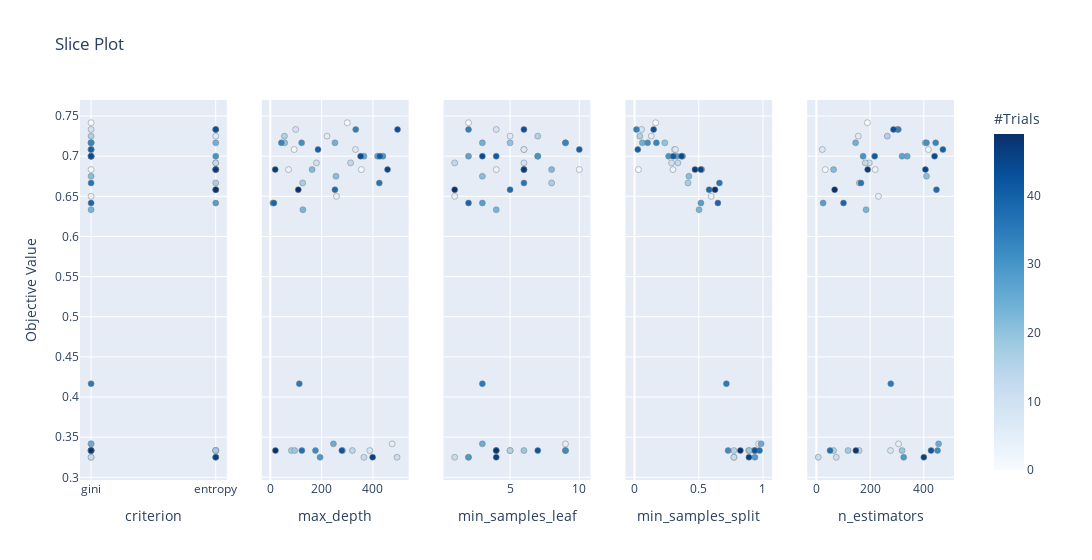

Write notebook code for a chart like this one.
### Code cell
optuna.visualization.plot_slice(study)

### Figure 1 — Plotly figure (JSON) as saved in the notebook; plotly's stock layout.template omitted (floating-point values rounded to 4 significant figures)
{"data": [{"marker": {"color": [0, 1, 2, 3, 4, 5, 6, 7, 8, 9, 10, 11, 12, 13, 14, 15, 16, 17, 18, 19, 20, 21, 22, 23, 24, 25, 26, 27, 28, 29, 30, 31, 32, 33, 34, 35, 36, 37, 38, 39, 40, 41, 42, 43, 44, 45, 46, 47, 48, 49], "colorbar": {"title": {"text": "#Trials"}, "x": 1, "xpad": 40}, "colorscale": [[0, "rgb(247,251,255)"], [0.125, "rgb(222,235,247)"], [0.25, "rgb(198,219,239)"], [0.375, "rgb(158,202,225)"], [0.5, "rgb(107,174,214)"], [0.625, "rgb(66,146,198)"], [0.75, "rgb(33,113,181)"], [0.875, "rgb(8,81,156)"], [1, "rgb(8,48,107)"]], "line": {"color": "Grey", "width": 0.5}, "showscale": true}, "mode": "markers", "showlegend": false, "type": "scatter", "x": ["gini", "gini", "gini", "entropy", "gini", "gini", "entropy", "gini", "entropy", "gini", "entropy", "gini", "gini", "entropy", "entropy", "entropy", "gini", "entropy", "entropy", "gini", "gini", "gini", "entropy", "gini", "entropy", "gini", "gini", "gini", "entropy", "entropy", "entropy", "gini", "gini", "gini", "entropy", "gini", "gini", "gini", "entropy", "gini", "gini", "gini", "gini", "entropy", "gini", "entropy", "entropy", "entropy", "gini", "entropy"], "xaxis": "x", "y": [0.7417, 0.6833, 0.7083, 0.6833, 0.65, 0.3417, 0.725, 0.7083, 0.3333, 0.7333, 0.6917, 0.325, 0.325, 0.6917, 0.3333, 0.3333, 0.725, 0.6667, 0.3333, 0.3333, 0.7167, 0.675, 0.6833, 0.6333, 0.7167, 0.3417, 0.7, 0.7, 0.6417, 0.325, 0.7, 0.7167, 0.3333, 0.7167, 0.7333, 0.4167, 0.6667, 0.3333, 0.6583, 0.6417, 0.7083, 0.7, 0.3333, 0.7333, 0.7, 0.6833, 0.325, 0.6833, 0.3333, 0.6583], "yaxis": "y"}, {"marker": {"color": [0, 1, 2, 3, 4, 5, 6, 7, 8, 9, 10, 11, 12, 13, 14, 15, 16, 17, 18, 19, 20, 21, 22, 23, 24, 25, 26, 27, 28, 29, 30, 31, 32, 33, 34, 35, 36, 37, 38, 39, 40, 41, 42, 43, 44, 45, 46, 47, 48, 49], "colorbar": {"title": {"text": "#Trials"}, "x": 1, "xpad": 40}, "colorscale": [[0, "rgb(247,251,255)"], [0.125, "rgb(222,235,247)"], [0.25, "rgb(198,219,239)"], [0.375, "rgb(158,202,225)"], [0.5, "rgb(107,174,214)"], [0.625, "rgb(66,146,198)"], [0.75, "rgb(33,113,181)"], [0.875, "rgb(8,81,156)"], [1, "rgb(8,48,107)"]], "line": {"color": "Grey", "width": 0.5}, "showscale": false}, "mode": "markers", "showlegend": false, "type": "scatter", "x": [300, 355, 93, 71, 258, 475, 221, 332, 388, 99, 180, 494, 365, 313, 320, 282, 55, 126, 82, 95, 56, 256, 163, 127, 252, 246, 365, 418, 10, 194, 439, 122, 176, 43, 333, 113, 425, 123, 252, 14, 186, 427, 279, 496, 352, 457, 399, 19, 20, 109], "xaxis": "x2", "y": [0.7417, 0.6833, 0.7083, 0.6833, 0.65, 0.3417, 0.725, 0.7083, 0.3333, 0.7333, 0.6917, 0.325, 0.325, 0.6917, 0.3333, 0.3333, 0.725, 0.6667, 0.3333, 0.3333, 0.7167, 0.675, 0.6833, 0.6333, 0.7167, 0.3417, 0.7, 0.7, 0.6417, 0.325, 0.7, 0.7167, 0.3333, 0.7167, 0.7333, 0.4167, 0.6667, 0.3333, 0.6583, 0.6417, 0.7083, 0.7, 0.3333, 0.7333, 0.7, 0.6833, 0.325, 0.6833, 0.3333, 0.6583], "yaxis": "y2"}, {"marker": {"color": [0, 1, 2, 3, 4, 5, 6, 7, 8, 9, 10, 11, 12, 13, 14, 15, 16, 17, 18, 19, 20, 21, 22, 23, 24, 25, 26, 27, 28, 29, 30, 31, 32, 33, 34, 35, 36, 37, 38, 39, 40, 41, 42, 43, 44, 45, 46, 47, 48, 49], "colorbar": {"title": {"text": "#Trials"}, "x": 1, "xpad": 40}, "colorscale": [[0, "rgb(247,251,255)"], [0.125, "rgb(222,235,247)"], [0.25, "rgb(198,219,239)"], [0.375, "rgb(158,202,225)"], [0.5, "rgb(107,174,214)"], [0.625, "rgb(66,146,198)"], [0.75, "rgb(33,113,181)"], [0.875, "rgb(8,81,156)"], [1, "rgb(8,48,107)"]], "line": {"color": "Grey", "width": 0.5}, "showscale": false}, "mode": "markers", "showlegend": false, "type": "scatter", "x": [2, 10, 6, 4, 1, 9, 5, 6, 9, 4, 6, 2, 1, 1, 5, 5, 7, 8, 9, 6, 5, 3, 8, 4, 3, 3, 7, 2, 3, 2, 7, 9, 9, 9, 2, 3, 6, 4, 5, 2, 10, 4, 7, 6, 3, 6, 4, 6, 4, 1], "xaxis": "x3", "y": [0.7417, 0.6833, 0.7083, 0.6833, 0.65, 0.3417, 0.725, 0.7083, 0.3333, 0.7333, 0.6917, 0.325, 0.325, 0.6917, 0.3333, 0.3333, 0.725, 0.6667, 0.3333, 0.3333, 0.7167, 0.675, 0.6833, 0.6333, 0.7167, 0.3417, 0.7, 0.7, 0.6417, 0.325, 0.7, 0.7167, 0.3333, 0.7167, 0.7333, 0.4167, 0.6667, 0.3333, 0.6583, 0.6417, 0.7083, 0.7, 0.3333, 0.7333, 0.7, 0.6833, 0.325, 0.6833, 0.3333, 0.6583], "yaxis": "y3"}, {"marker": {"color": [0, 1, 2, 3, 4, 5, 6, 7, 8, 9, 10, 11, 12, 13, 14, 15, 16, 17, 18, 19, 20, 21, 22, 23, 24, 25, 26, 27, 28, 29, 30, 31, 32, 33, 34, 35, 36, 37, 38, 39, 40, 41, 42, 43, 44, 45, 46, 47, 48, 49], "colorbar": {"title": {"text": "#Trials"}, "x": 1, "xpad": 40}, "colorscale": [[0, "rgb(247,251,255)"], [0.125, "rgb(222,235,247)"], [0.25, "rgb(198,219,239)"], [0.375, "rgb(158,202,225)"], [0.5, "rgb(107,174,214)"], [0.625, "rgb(66,146,198)"], [0.75, "rgb(33,113,181)"], [0.875, "rgb(8,81,156)"], [1, "rgb(8,48,107)"]], "line": {"color": "Grey", "width": 0.5}, "showscale": false}, "mode": "markers", "showlegend": false, "type": "scatter", "x": [0.1645, 0.03038, 0.3112, 0.2992, 0.5965, 0.966, 0.1308, 0.3186, 0.9401, 0.05478, 0.2881, 0.7745, 0.7736, 0.3376, 0.8883, 0.7733, 0.04111, 0.4163, 0.9304, 0.8936, 0.2357, 0.4232, 0.5236, 0.5023, 0.06096, 0.9858, 0.3741, 0.3276, 0.517, 0.9374, 0.2654, 0.1022, 0.7287, 0.17, 0.01501, 0.7151, 0.661, 0.9733, 0.5811, 0.649, 0.0253, 0.3015, 0.9368, 0.1487, 0.3659, 0.5162, 0.8911, 0.4709, 0.8244, 0.6267], "xaxis": "x4", "y": [0.7417, 0.6833, 0.7083, 0.6833, 0.65, 0.3417, 0.725, 0.7083, 0.3333, 0.7333, 0.6917, 0.325, 0.325, 0.6917, 0.3333, 0.3333, 0.725, 0.6667, 0.3333, 0.3333, 0.7167, 0.675, 0.6833, 0.6333, 0.7167, 0.3417, 0.7, 0.7, 0.6417, 0.325, 0.7, 0.7167, 0.3333, 0.7167, 0.7333, 0.4167, 0.6667, 0.3333, 0.6583, 0.6417, 0.7083, 0.7, 0.3333, 0.7333, 0.7, 0.6833, 0.325, 0.6833, 0.3333, 0.6583], "yaxis": "y4"}, {"marker": {"color": [0, 1, 2, 3, 4, 5, 6, 7, 8, 9, 10, 11, 12, 13, 14, 15, 16, 17, 18, 19, 20, 21, 22, 23, 24, 25, 26, 27, 28, 29, 30, 31, 32, 33, 34, 35, 36, 37, 38, 39, 40, 41, 42, 43, 44, 45, 46, 47, 48, 49], "colorbar": {"title": {"text": "#Trials"}, "x": 1, "xpad": 40}, "colorscale": [[0, "rgb(247,251,255)"], [0.125, "rgb(222,235,247)"], [0.25, "rgb(198,219,239)"], [0.375, "rgb(158,202,225)"], [0.5, "rgb(107,174,214)"], [0.625, "rgb(66,146,198)"], [0.75, "rgb(33,113,181)"], [0.875, "rgb(8,81,156)"], [1, "rgb(8,48,107)"]], "line": {"color": "Grey", "width": 0.5}, "showscale": false}, "mode": "markers", "showlegend": false, "type": "scatter", "x": [190, 33, 417, 219, 231, 306, 156, 22, 276, 301, 197, 74, 7, 182, 159, 64, 264, 160, 118, 319, 405, 410, 64, 185, 146, 455, 338, 319, 25, 325, 174, 410, 451, 444, 305, 277, 166, 51, 447, 101, 471, 217, 427, 287, 440, 406, 400, 191, 147, 68], "xaxis": "x5", "y": [0.7417, 0.6833, 0.7083, 0.6833, 0.65, 0.3417, 0.725, 0.7083, 0.3333, 0.7333, 0.6917, 0.325, 0.325, 0.6917, 0.3333, 0.3333, 0.725, 0.6667, 0.3333, 0.3333, 0.7167, 0.675, 0.6833, 0.6333, 0.7167, 0.3417, 0.7, 0.7, 0.6417, 0.325, 0.7, 0.7167, 0.3333, 0.7167, 0.7333, 0.4167, 0.6667, 0.3333, 0.6583, 0.6417, 0.7083, 0.7, 0.3333, 0.7333, 0.7, 0.6833, 0.325, 0.6833, 0.3333, 0.6583], "yaxis": "y5"}], "layout": {"title": {"text": "Slice Plot"}, "width": 1500, "xaxis": {"anchor": "y", "domain": [0, 0.168], "title": {"text": "criterion"}}, "xaxis2": {"anchor": "y2", "domain": [0.208, 0.376], "title": {"text": "max_depth"}}, "xaxis3": {"anchor": "y3", "domain": [0.416, 0.584], "title": {"text": "min_samples_leaf"}}, "xaxis4": {"anchor": "y4", "domain": [0.624, 0.792], "title": {"text": "min_samples_split"}}, "xaxis5": {"anchor": "y5", "domain": [0.832, 1], "title": {"text": "n_estimators"}}, "yaxis": {"anchor": "x", "domain": [0, 1], "title": {"text": "Objective Value"}}, "yaxis2": {"anchor": "x2", "domain": [0, 1], "matches": "y", "showticklabels": false}, "yaxis3": {"anchor": "x3", "domain": [0, 1], "matches": "y", "showticklabels": false}, "yaxis4": {"anchor": "x4", "domain": [0, 1], "matches": "y", "showticklabels": false}, "yaxis5": {"anchor": "x5", "domain": [0, 1], "matches": "y", "showticklabels": false}}}
